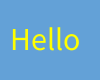
Frame 1 (no input)
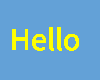
Frame 60 (the mouse pressed at the canvas centre just before this capture)
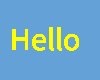
Frame 120 (the mouse held since frame 60 and released just before this capture)

The Processing sketch that drew these frames (run headless with seeded random() and noise(); from frame 60 on, the mouse is pressed at the canvas centre):

// Processing sketch: lab1
// ── lab1.pde

/*  Premier exemple de programme
*  M. Clerbois 
*  4 novembre 2015
*  Rev 1.0
*  Rev 1.1 avril 2016
*/

/* Déclaration de constantes
* final : mot clé pour définir que la variable sera non modifiable
* color et int, type de variables
*/

// on déclare une variable nommée jaune du type color avec l'attribut final 
// on affecte la variable jaune avec une constante correspondant à la couleur jaune.
final color jaune=color(255,255,0);               // Red=255 Green=255 BLUE=0
// on définit la couleur de fond de la fenêtre du programme
final color myBackGroundColor=color(99,161,215);

final int   myTextSize=32; // on définit la taille du texte 

// procédure appellée une fois au démarrage du programme
void setup()
{
  size(100,80);                   // la dimension de la fenêtre doit être définie par des valeurs numériques (pas de nom de variables)
  background(myBackGroundColor);  // couleur d'arrière plan de la fenêtre.
  textSize(myTextSize);           // On définit la taille du texte
  fill(jaune);                    // couleur utilisée pour écrire le texte
  println("Setup done");          // message affiché dans la console
}

// procédure appellée dans la boucle principale (cachée) du programme
void draw()
{
  text("Hello",10,50);           // affichage du texte dans la fenêtre graphique
}
